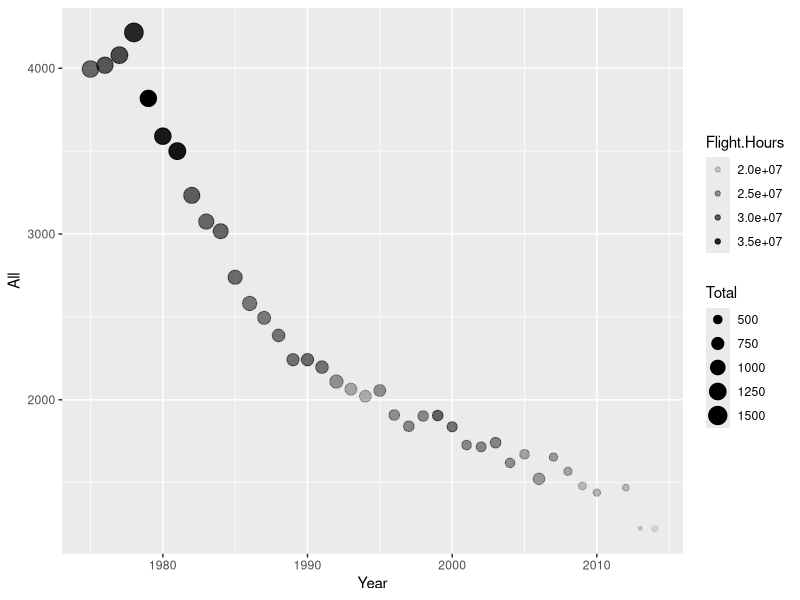
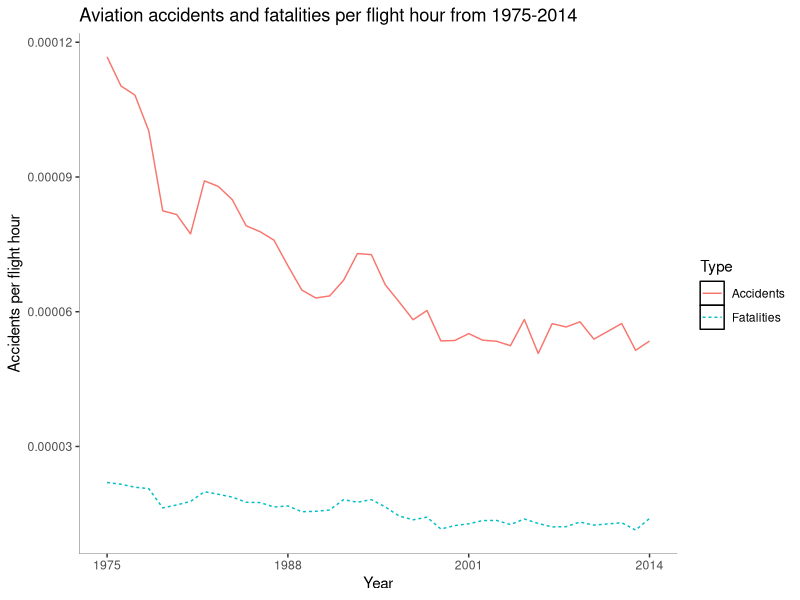

Write the R code that produced these figures, in order.
## ---- chunk 1
knitr::opts_chunk$set(echo = TRUE)
if (!require(tidyverse)) {
  install.packages("tidyverse", repos = "https://cloud.r-project.org/")
  if (!require(tidyverse)) {
    stop("Could not install required package")
  }
}
## ---- chunk 2
dataGov <- read_csv("aviation_accidents-2014.csv")
ggplot(data = dataGov) + 
  geom_point(mapping = aes(x = Year, y = All, size = Total, alpha = Flight.Hours))
## ---- chunk 3

dataGov <- dataGov %>% 
  mutate(All = All - Fatal) %>%
  rename(Accidents = All,
         Fatalities = Fatal) %>%
  gather(key = Type, value = Number, Accidents, Fatalities)

ggplot(dataGov) +
  geom_line(aes(x = Year, y = Number/Flight.Hours, color = Type, linetype = Type)) +
  theme(panel.background = element_blank(), # backgound/axis
        axis.line = element_line(colour = "black", size=.1),
        legend.key = element_rect(fill = "white")) +
  scale_x_continuous(breaks=c(1975, 1988, 2001, 2014),
                     limits=c(1975, 2014),
                     expand=c(.05,.05)) +
  labs(x='Year',
       y='Accidents per flight hour',
       title='Aviation accidents and fatalities per flight hour from 1975-2014')

